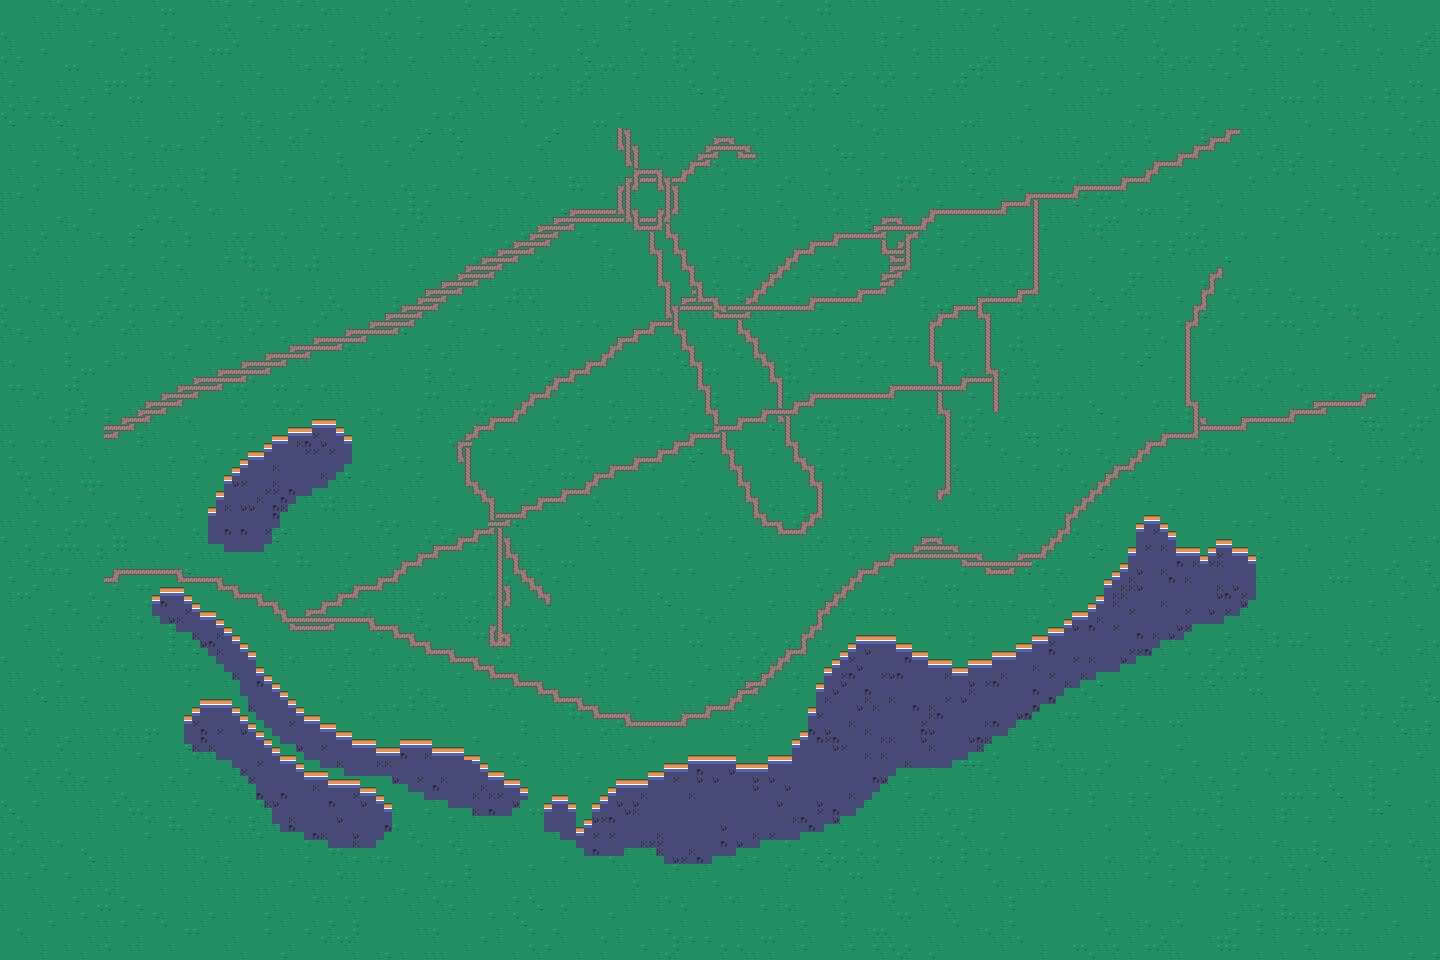

Below is a game level as drawn by its tile map, then a one-line description and the .tmx that defines it (tile-layer data replaced by summaries):
An orthogonal 180x120 tile map with 8x8 px tiles, 4 tile layers (grass, campus, lakes, roads), 3 tilesets and 4 objects (worldBorder, SOLID, building, cameraBorder).

<map version="1.10" tiledversion="1.10.2" orientation="orthogonal" renderorder="right-down" width="180" height="120" tilewidth="8" tileheight="8" infinite="0" nextlayerid="8" nextobjectid="7">
 <tileset firstgid="1" source="TinyFarm_Tiles.tsx" />
 <tileset firstgid="61" source="TinyFarm_Structures.tsx" />
 <tileset firstgid="189" source="buildings.tsx" />
 <layer id="1" name="grass" width="180" height="120">
  <data>[21600 cells, 21600 non-empty, 3 distinct tile ids]</data>
 </layer>
 <layer id="2" name="campus" width="180" height="120">
  <data>[21600 cells, 0 non-empty, 0 distinct tile ids]</data>
 </layer>
 <layer id="3" name="lakes" width="180" height="120">
  <data>[21600 cells, 2039 non-empty, 9 distinct tile ids]</data>
 </layer>
 <layer id="4" name="roads" width="180" height="120">
  <data>[21600 cells, 1030 non-empty, 12 distinct tile ids]</data>
 </layer>
 <objectgroup id="5" name="collisionLayer">
  <object id="2" name="worldBorder" x="0.00911458" y="0.0104167" width="1439.98" height="959.978" />
  <object id="4" name="lake" type="SOLID" x="868" y="685" width="65.625" height="55.8438" />
 </objectgroup>
 <objectgroup id="6" name="buildingLayer">
  <object id="6" name="building" gid="194" x="610.712" y="425.606" width="69.7273" height="52.4242" />
 </objectgroup>
 <objectgroup id="7" name="cameraLayer" visible="0">
  <object id="1" name="cameraBorder" x="0.00911458" y="0.0078125" width="1439.98" height="959.979" />
 </objectgroup>
</map>
